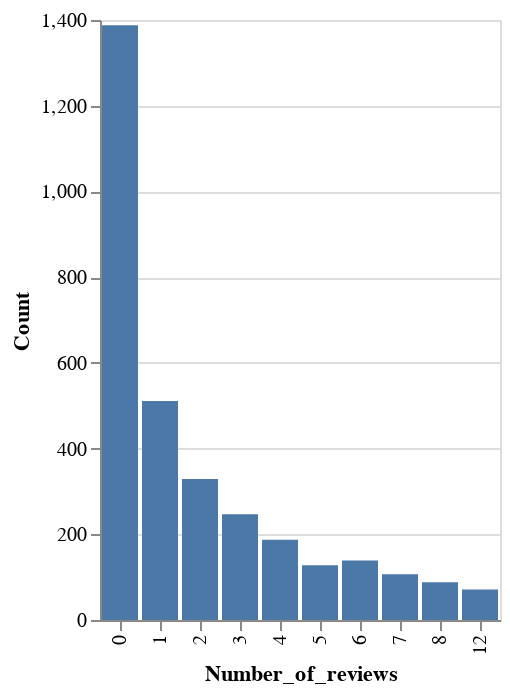

Notebook source saved alongside this figure:
### Code cell
#Let's make some graphics with the calculated data.
alt.Chart(result).mark_bar().encode(
    x='Number_of_reviews:N',
    y='Count:Q',)

### Figure 1 — Vega-Lite specification as saved in the notebook (floating-point values rounded to 4 significant figures)
{"$schema": "https://vega.github.io/schema/vega-lite/v4.17.0.json", "config": {"view": {"continuousHeight": 300, "continuousWidth": 400}}, "data": {"name": "data-ce0aa57a2942cf02bca82a7ee31ed9c8"}, "datasets": {"data-ce0aa57a2942cf02bca82a7ee31ed9c8": [{"Count": 1388, "Number_of_reviews": 0}, {"Count": 511, "Number_of_reviews": 1}, {"Count": 329, "Number_of_reviews": 2}, {"Count": 247, "Number_of_reviews": 3}, {"Count": 187, "Number_of_reviews": 4}, {"Count": 139, "Number_of_reviews": 6}, {"Count": 128, "Number_of_reviews": 5}, {"Count": 107, "Number_of_reviews": 7}, {"Count": 88, "Number_of_reviews": 8}, {"Count": 71, "Number_of_reviews": 12}]}, "encoding": {"x": {"field": "Number_of_reviews", "type": "nominal"}, "y": {"field": "Count", "type": "quantitative"}}, "mark": "bar"}
